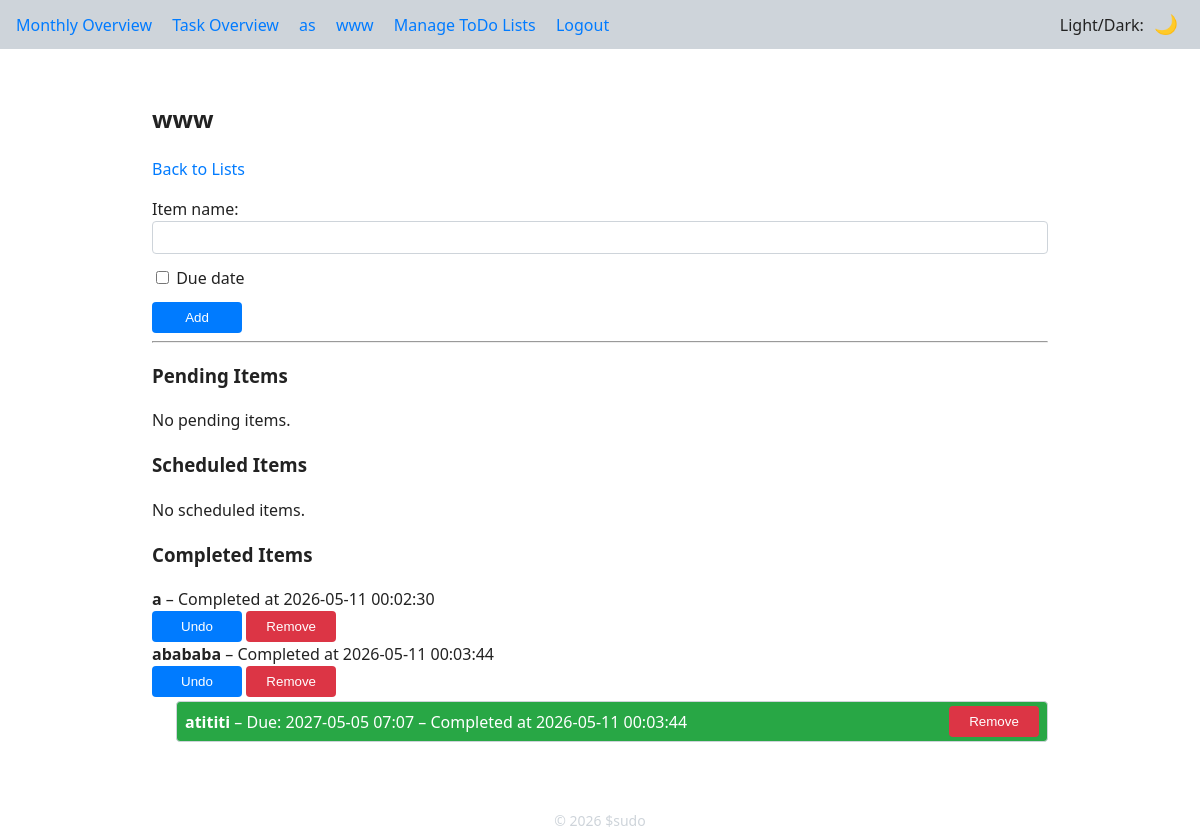
Screenshot of /todolist/?list_id=3 (signed in) with the database file from the repository.
### app/models.py (models this page shows)
class TodoList(db.Model):
    __tablename__ = 'todo_lists'
    id = db.Column(db.Integer, primary_key=True)
    user_id = db.Column(db.Integer, db.ForeignKey('users.id'), nullable=False)
    name = db.Column(db.String(200), nullable=False)
    items = db.relationship(
        'TodoItem',
        backref='todo_list',
        lazy='dynamic',
        cascade='all, delete-orphan',
    )

class TodoItem(db.Model):
    __tablename__ = 'todo_items'
    id = db.Column(db.Integer, primary_key=True)
    user_id = db.Column(db.Integer, db.ForeignKey('users.id'), nullable=False)
    todo_list_id = db.Column(db.Integer, db.ForeignKey('todo_lists.id'),
                            nullable=False)
    name = db.Column(db.String(200), nullable=False)
    completed = db.Column(db.Boolean, default=False)
    timestamp = db.Column(db.DateTime)          # when the item was completed
    due_date = db.Column(db.DateTime)          # optional due date
    subtasks = db.relationship(
        'SubTask',
        backref='parent',
        lazy='select',
        cascade='all, delete-orphan',
    )

class SubTask(db.Model):
    __tablename__ = 'sub_tasks'
    id = db.Column(db.Integer, primary_key=True)
    todo_item_id = db.Column(db.Integer, db.ForeignKey('todo_items.id'),
                             nullable=False)
    user_id = db.Column(db.Integer, db.ForeignKey('users.id'), nullable=False)
    name = db.Column(db.String(200), nullable=False)
    completed = db.Column(db.Boolean, default=False)
    timestamp = db.Column(db.DateTime)          # when the sub‑task was completed
    due_date = db.Column(db.DateTime)          # optional due date, defaults to parent’s

### app/routes/todo.py (the view, shortened to what this page needs)
@bp.route('/todolist/', methods=['GET', 'POST'])
@login_required
def todolist():
    list_id = request.args.get('list_id', type=int)
    if not list_id:
        abort(404)
    todo_list = (
        TodoList.query.filter_by(id=list_id, user_id=current_user.id)
        .first_or_404()
    )
    items = (
        TodoItem.query.filter_by(user_id=current_user.id, todo_list_id=list_id)
        .options(joinedload(TodoItem.subtasks))
        .order_by(TodoItem.timestamp.asc())
        .all()
    )
    pending, scheduled, completed = [], [], []
    now = datetime.utcnow()
    for itm in items:
        if itm.completed:
            completed.append(itm)
            continue
    return render_template(
        'todo/todolist.html',
        todo_list=todo_list,
        pending=pending,
        scheduled=scheduled,
        completed=completed,
    )

### app/models.py (called while the page is built)
@login_manager.user_loader
def load_user(user_id: str):
    return User.query.get(int(user_id))

### app/templates/todo/todolist.html (shortened to what this page needs)
{% extends "base.html" %}
{% block content %}
<div class="container">
  <h2>{{ todo_list.name }}</h2>
  <p><a href="{{ url_for('main.todolists') }}">Back to Lists</a></p>
  <form method="post" action="{{ url_for('main.todolist', list_id=todo_list.id) }}">
    <div class="form-group">
      <label for="name_{{ todo_list.id }}">Item name:</label>
      <input type="text" id="name_{{ todo_list.id }}" name="name" class="form-control" required>
    </div>
    <div class="form-group">
      <label>
        <input type="checkbox" name="due_checkbox" class="due-checkbox" data-target="due_container_{{ todo_list.id }}">
        Due date
      </label>
    </div>
    <button type="submit" class="btn">Add</button>
  </form>
  <hr>
  <h3>Pending Items</h3>
  {% if pending %}
    {% for item in pending %}
      <div class="list-item">
        <div class="flex-grow"><strong>{{ item.name }}</strong></div>
        <div class="task-controls">
          <form method="post" action="{{ url_for('main.todolist', list_id=todo_list.id) }}" style="display:inline;">
            <input type="hidden" name="action" value="complete">
            <input type="hidden" name="item_id" value="{{ item.id }}">
            <input type="hidden" name="csrf_token" value="{{ csrf_token() }}">
            <button type="submit" class="btn complete-btn">Complete</button>
          </form>
          <form method="post" action="{{ url_for('main.todolist', list_id=todo_list.id) }}" style="display:inline;">
            <input type="hidden" name="action" value="remove">
            <input type="hidden" name="item_id" value="{{ item.id }}">
            <input type="hidden" name="csrf_token" value="{{ csrf_token() }}">
            <button type="submit" class="btn delete-btn">Remove</button>
          </form>
        </div>
      </div>
      {% if item.subtasks %}
        <div class="subtasks">
          {% for sub in item.subtasks %}
            <div class="subtask{% if sub.completed %} completed{% endif %}">
              <div class="flex-grow">
                <strong>{{ sub.name }}</strong>
                {% if sub.due_date %}
                  – Due: {{ sub.due_date.strftime('%Y-%m-%d %H:%M') }}
                {% endif %}
              </div>
              <div class="task-controls">
                {% if sub.completed %}
                  <form method="post" action="{{ url_for('main.todolist', list_id=todo_list.id) }}" style="display:inline;">
                    <input type="hidden" name="action" value="undo_sub">
                    <input type="hidden" name="subtask_id" value="{{ sub.id }}">
                    <input type="hidden" name="csrf_token" value="{{ csrf_token() }}">
                    <button type="submit" class="btn">Undo</button>
                  </form>
                {% else %}
                  <form method="post" action="{{ url_for('main.todolist', list_id=todo_list.id) }}" style="display:inline;">
                    <input type="hidden" name="action" value="complete_sub">
                    <input type="hidden" name="subtask_id" value="{{ sub.id }}">
                    <input type="hidden" name="csrf_token" value="{{ csrf_token() }}">
                    <button type="submit" class="btn complete-btn">Complete</button>
                  </form>
                {% endif %}
                <form method="post" action="{{ url_for('main.todolist', list_id=todo_list.id) }}" style="display:inline;">
                  <input type="hidden" name="action" value="remove_sub">
                  <input type="hidden" name="subtask_id" value="{{ sub.id }}">
                  <input type="hidden" name="csrf_token" value="{{ csrf_token() }}">
                  <button type="submit" class="btn delete-btn">Remove</button>
                </form>
              </div>
            </div>
          {% endfor %}
        </div>
      {% endif %}
      <form method="post" action="{{ url_for('main.todolist', list_id=todo_list.id) }}">
        <input type="hidden" name="action" value="add_sub">
        <input type="hidden" name="parent_id" value="{{ item.id }}">
        <input type="hidden" name="csrf_token" value="{{ csrf_token() }}">
        <div class="form-group">
          <label for="subtask_name_{{ item.id }}">Sub‑Task name:</label>
          <input type="text" id="subtask_name_{{ item.id }}" name="subtask_name" class="form-control" required>
        </div>
        <div class="form-group">
          <label>
            <input type="checkbox" name="sub_due_checkbox" class="due-checkbox" data-target="sub_due_container_{{ item.id }}">
            Due date
          </label>
          <div id="sub_due_container_{{ item.id }}" style="display:none;">
            <input type="datetime-local" name="sub_due_date" class="form-control">
          </div>
        </div>
        <button type="submit" class="btn">Add Sub‑Task</button>
      </form>
      <hr>
    {% endfor %}
  {% else %}
    <p>No pending items.</p>
  {% endif %}
  <h3>Scheduled Items</h3>
  {% if scheduled %}
    {% for item, status_class, due_display in scheduled %}
      <div class="list-item">
        <div class="flex-grow"><strong>{{ item.name }}</strong> – Due: {{ due_display }}</div>
        <div class="task-controls">
          <form method="post" action="{{ url_for('main.todolist', list_id=todo_list.id) }}" style="display:inline;">
            <input type="hidden" name="action" value="complete">
            <input type="hidden" name="item_id" value="{{ item.id }}">
            <input type="hidden" name="csrf_token" value="{{ csrf_token() }}">
            <button type="submit" class="btn complete-btn">Complete</button>
          </form>
          <form method="post" action="{{ url_for('main.todolist', list_id=todo_list.id) }}" style="display:inline;">
            <input type="hidden" name="action" value="remove">
            <input type="hidden" name="item_id" value="{{ item.id }}">
            <input type="hidden" name="csrf_token" value="{{ csrf_token() }}">
            <button type="submit" class="btn delete-btn">Remove</button>
          </form>
        </div>
      </div>
      {% if item.subtasks %}
        <div class="subtasks">
          {% for sub in item.subtasks %}
            <div class="subtask{% if sub.completed %} completed{% endif %}">
              <div class="flex-grow">
                <strong>{{ sub.name }}</strong>
                {% if sub.due_date %}
                  – Due: {{ sub.due_date.strftime('%Y-%m-%d %H:%M') }}
                {% endif %}
              </div>
              <div class="task-controls">
                {% if sub.completed %}
                  <form method="post" action="{{ url_for('main.todolist', list_id=todo_list.id) }}" style="display:inline;">
                    <input type="hidden" name="action" value="undo_sub">
                    <input type="hidden" name="subtask_id" value="{{ sub.id }}">
                    <input type="hidden" name="csrf_token" value="{{ csrf_token() }}">
                    <button type="submit" class="btn">Undo</button>
                  </form>
                {% else %}
                  <form method="post" action="{{ url_for('main.todolist', list_id=todo_list.id) }}" style="display:inline;">
                    <input type="hidden" name="action" value="complete_sub">
                    <input type="hidden" name="subtask_id" value="{{ sub.id }}">
                    <input type="hidden" name="csrf_token" value="{{ csrf_token() }}">
                    <button type="submit" class="btn complete-btn">Complete</button>
                  </form>
                {% endif %}
                <form method="post" action="{{ url_for('main.todolist', list_id=todo_list.id) }}" style="display:inline;">
                  <input type="hidden" name="action" value="remove_sub">
                  <input type="hidden" name="subtask_id" value="{{ sub.id }}">
                  <input type="hidden" name="csrf_token" value="{{ csrf_token() }}">
                  <button type="submit" class="btn delete-btn">Remove</button>
                </form>
              </div>
            </div>
          {% endfor %}
        </div>
      {% endif %}
      <form method="post" action="{{ url_for('main.todolist', list_id=todo_list.id) }}">
        <input type="hidden" name="action" value="add_sub">
        <input type="hidden" name="parent_id" value="{{ item.id }}">
        <input type="hidden" name="csrf_token" value="{{ csrf_token() }}">
        <div class="form-group">
          <label for="subtask_name_{{ item.id }}">Sub‑Task name:</label>
          <input type="text" id="subtask_name_{{ item.id }}" name="subtask_name" class="form-control" required>
        </div>
        <div class="form-group">
          <label>
            <input type="checkbox" name="sub_due_checkbox" class="due-checkbox" data-target="sub_due_container_{{ item.id }}">
            Due date
          </label>
          <div id="sub_due_container_{{ item.id }}" style="display:none;">
            <input type="datetime-local" name="sub_due_date" class="form-control">
          </div>
        </div>
        <button type="submit" class="btn">Add Sub‑Task</button>
      </form>
      <hr>
    {% endfor %}
  {% else %}
    <p>No scheduled items.</p>
  {% endif %}
  <h3>Completed Items</h3>
  {% if completed %}
    {% for item in completed %}
      <div class="list-item">
        <div class="flex-grow"><strong>{{ item.name }}</strong> – Completed at {{ item.timestamp.strftime('%Y-%m-%d %H:%M:%S') }}</div>
        <div class="task-controls">
          <form method="post" action="{{ url_for('main.todolist', list_id=todo_list.id) }}" style="display:inline;">
            <button type="submit" class="btn">Undo</button>
          </form>
          <form method="post" action="{{ url_for('main.todolist', list_id=todo_list.id) }}" style="display:inline;">
            <button type="submit" class="btn delete-btn">Remove</button>
          </form>
        </div>
      </div>
      {% if item.subtasks %}
        <div class="subtasks">
          {% for sub in item.subtasks if sub.completed %}
            <div class="subtask completed">
              <div class="flex-grow">
                <strong>{{ sub.name }}</strong>
                {% if sub.due_date %}
                  – Due: {{ sub.due_date.strftime('%Y-%m-%d %H:%M') }}
                {% endif %}
                – Completed at {{ sub.timestamp.strftime('%Y-%m-%d %H:%M:%S') }}
              </div>
              <div class="task-controls">
                <form method="post" action="{{ url_for('main.todolist', list_id=todo_list.id) }}" style="display:inline;">
                  <button type="submit" class="btn delete-btn">Remove</button>
                </form>
              </div>
            </div>
          {% endfor %}
        </div>
      {% endif %}
    {% endfor %}
  {% else %}
    <p>No completed items.</p>
  {% endif %}
</div>
{% endblock %}

### app/templates/base.html (shortened to what this page needs)
<!DOCTYPE html>
<html lang="en" data-theme="light">
<head>
  <link rel="stylesheet" href="{{ url_for('static', filename='css/style.css') }}">
</head>
<body>
  <nav class="navbar">
    <div class="nav-left">
      {% if current_user.is_authenticated %}
        <a href="{{ url_for('main.monthly') }}">Monthly Overview</a>
        <a href="{{ url_for('main.task_overview') }}">Task Overview</a>
        {% for todo in todo_lists %}
          <a href="{{ url_for('main.todolist', list_id=todo.id) }}">{{ todo.name }}</a>
        {% endfor %}
        <a href="{{ url_for('main.todolists') }}">Manage ToDo Lists</a>
        <a href="{{ url_for('main.logout') }}">Logout</a>
      {% else %}
        <a href="{{ url_for('main.login') }}">Login</a>
        <a href="{{ url_for('main.register') }}">Register</a>
      {% endif %}
    </div>
    <div class="nav-right">Light/Dark:
      <button id="theme-toggle" class="theme-toggle" title="Toggle light/dark theme">🌙</button>
    </div>
  </nav>
  {% block wrapper %}
    <div class="container">{% block content %}{% endblock %}</div>
  {% endblock %}
  <footer>
    © {{ current_year }} $sudo
  </footer>
</body>
</html>

### app/static/css/style.css (style rules this page uses)
:root { --bg: #ffffff; --text: #222222; --accent: #007bff; --danger: #dc3545; --success: #28a745; --warning: #ffc107; --border: #ced4da; --border-radius: 4px; --font-family: system-ui, sans-serif; }
html, body { margin: 0; padding: 0; font-family: var(--font-family); background: var(--bg); color: var(--text); line-height: 1.5; }
*, *::before, *::after { box-sizing: border-box; }
a { color: var(--accent); text-decoration: none; }
.navbar { display: flex; justify-content: space-between; align-items: center; padding: .75rem 1rem; background: var(--border); }
.nav-left a { margin-right: 1rem; }
.theme-toggle { background: none; border: none; font-size: 1.2rem; cursor: pointer; color: var(--text); }
.container { max-width: 960px; margin: 0 auto; padding: 1rem; }
.btn { display: inline-block; min-width: 90px; width: auto; padding: .5rem 1rem; border: none; border-radius: var(--border-radius); background: var(--accent); color: var(--bg); cursor: pointer; }
.btn.delete-btn { background: var(--danger); }
form .form-group { margin-bottom: .75rem; }
form .form-control { width: 100%; padding: .5rem; border: 1px solid var(--border); border-radius: var(--border-radius); background: var(--bg); color: var(--text); }
footer { text-align: center; margin-top: 2rem; color: var(--border); font-size: .875rem; }
.subtasks { margin-left: 1.5rem; }
.subtask { display: flex; justify-content: space-between; align-items: center; padding: .25rem .5rem; margin-bottom: .25rem; margin-top: .25rem; background: var(--border); border-radius: var(--border-radius); border: 1px solid var(--border); }
.subtask.completed { background: var(--success); color: var(--bg); }

### rows the page displays
TodoList: name "as"
TodoList: name "www"
TodoItem: name "a", timestamp "2026-05-11 00:02:30"
TodoItem: name "abababa", timestamp "2026-05-11 00:03:44"
SubTask: name "atititi", due_date "2027-05-05 07:07", timestamp "2026-05-11 00:03:44"

### other values shown
{{ current_year }} "2026"
